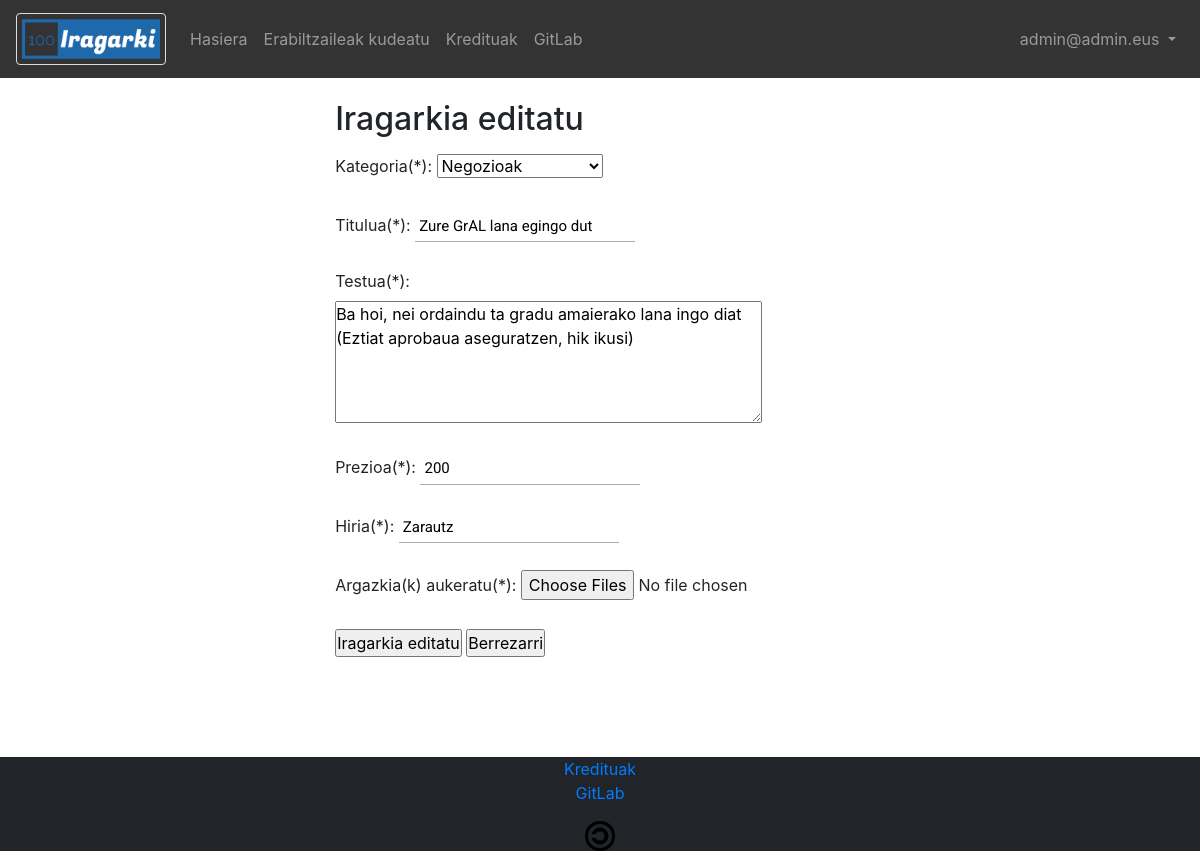
The app's page /php/EditAdvertisement.php?ad_id=11 (signed in) with its own data.
### tables this page shows
CREATE TABLE IF NOT EXISTS `ads` (
  `ad_id` int(11) NOT NULL AUTO_INCREMENT,
  `email` varchar(100) NOT NULL,
  `title` varchar(100) NOT NULL,
  `category` varchar(100) NOT NULL,
  `text` varchar(10000) NOT NULL,
  `price` float NOT NULL,
  `city` varchar(100) NOT NULL,
  `date` datetime NOT NULL,
  PRIMARY KEY (`ad_id`),
  KEY `FK_ADS_USERS` (`email`)
);

### php/EditAdvertisement.php (the view, shortened to what this page needs)
<!DOCTYPE html>
<html>
<head>
</head>
<body>
	<?php include '../php/Menus.php' ?>
	<?php
	include '../php/DbConfig.php';
	$esteka = mysqli_connect($zerbitzaria, $erabiltzailea, $gakoa, $db) or die("Errorea datu-baseko konexioan");
	$ad_id = trim($_GET["ad_id"]);
	$sql = "SELECT * FROM ads WHERE ad_id='$ad_id'";
	$emaitza = mysqli_query($esteka, $sql) or die("Errorea datu-baseko kontsultan");
	while ($row = mysqli_fetch_array($emaitza, MYSQLI_ASSOC)) {
		$category = trim($row["category"]);
		$title = trim($row["title"]);
		$text = trim($row["text"]);
		$price = trim($row["price"]);
		$city = trim($row["city"]);
	}
	?>
	<div class="main">
		<div id="form">
			<form id="iragarkia" name="iragarkia" method="post" enctype='multipart/form-data'>
				<fieldset>
					<legend>
						<h2>Iragarkia editatu</h2>
					</legend>
					<label for="category">Kategoria(*):</label>
					<select id="category" name="category" required>
						<option value="Negozioak" <?php if($category=='Negozioak') echo 'selected'; ?>>Negozioak
						</option>
					</select>
					<br><br>
					<label for="title">Titulua(*):</label>
					<input type="text" id="title" name="title" minlength="5" maxlength="100"
						value="<?php echo $title; ?>" required>
					<br><br>
					<label for="text">Testua(*):</label>
					<br>
					<textarea id="text" name="text" cols="40" rows="5" minlength="10" maxlength="1000"
						required><?php echo $text; ?></textarea>
					<br><br>
					<label for="price">Prezioa(*):</label>
					<input type="number" id="price" name="price" min="0" value="<?php echo $price; ?>" required>
					<br><br>
					<label for="city">Hiria(*):</label>
					<input type="text" id="city" name="city" value="<?php echo $city; ?>" required>
					<br><br>
					<label for="images">Argazkia(k) aukeratu(*):</label>
					<input type="file" id="images" name="images[]" accept="image/*" multiple required>
					<br><br>
					<input type="submit" id="submit" value="Iragarkia editatu">
					<input type="reset" value="Berrezarri">
				</fieldset>
			</form>
		</div>
	</div>
</body>
</html>

### styles/Style.css (style rules this page uses)
* { margin: 0; padding: 0; }
html { font-family: Roboto, sans-serif; }
body { margin: 0; background-color: #21ce77; }
footer { background: #212529; text-align: center; }
fieldset { padding: 10px; border: 3px solid #999; }
div#form { text-align: left; display: inline-block; }
.main { position: relative; width: 100%; display: inline-block; text-align: center; margin-top: 100px; }
input[type="text"], input[type="password"], input[type="number"], input[type="tel"], input[type="email"] { display: block; box-sizing: border-box; margin-bottom: 1px; padding: 4px; width: 220px; height: 32px; border: none; border-bottom: 1px solid #AAA; font-family: 'Roboto', sans-serif; font-weight: 400; font-size: 15px; transition: 0.2s ease; display:inline-block; }
textarea { resize: none; }

### records on screen
ads: category "Negozioak", title "Zure GrAL lana egingo dut", text "Ba hoi, nei ordaindu ta gradu amaierako lana ingo diat (Eztiat aprobaua aseguratzen, hik ikusi)", price "200", city "Zarautz"

### other values on screen
$email "admin@admin.eus"
